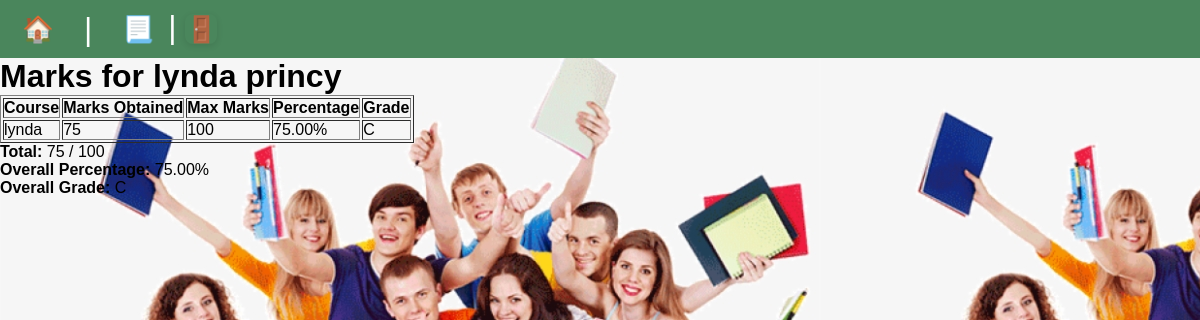
The page /mentor/student/1/marks/ (signed in) on the database its author committed.
### mentor/models.py (models this page shows, shortened)
class Student(models.Model):
    user = models.OneToOneField(settings.AUTH_USER_MODEL,on_delete=models.CASCADE,related_name='student')
    full_name = models.CharField(max_length=200)
    class Meta:
        verbose_name = "Student"
        verbose_name_plural = "Students"

class Mark(models.Model):
    student = models.ForeignKey("mentor.Student",on_delete=models.CASCADE,related_name='marks')
    course = models.ForeignKey("courses.Course", on_delete=models.CASCADE)
    marks_obtained = models.PositiveIntegerField()
    max_marks = models.PositiveIntegerField(default=100)
    class Meta:
        constraints = [
            models.UniqueConstraint(fields=['student', 'course'],name='student_course_marks')
        ]
        verbose_name = "Mark"
        verbose_name_plural = "Marks"
    @property
    def percentage(self):
        if self.max_marks == 0:
            return 0
        return (self.marks_obtained / self.max_marks) * 100
    @property
    def grade(self):
        p = self.percentage
        if p >= 90:
            return 'A'
        elif p >= 80:
            return 'B'
        elif p >= 70:
            return 'C'
        elif p >= 60:
            return 'D'
        else:
            return 'F'

### courses/models.py (models this page shows, shortened)
class Course(models.Model):
    name = models.CharField(max_length=100)
    track = models.ForeignKey(CourseTrack,on_delete=models.CASCADE,related_name="courses")

### mentor/views.py (the view)
# urls.py: path('student/<int:student_id>/marks/', views.student_marks_view, name='student_marks'),
@login_required
def student_marks_view(request, student_id):
    student = get_object_or_404(Student, id=student_id)
    marks = Mark.objects.filter(student=student).select_related("course")
    total_obtained = sum(m.marks_obtained for m in marks)
    total_max = sum(m.max_marks for m in marks)
    overall_percentage = (total_obtained / total_max * 100) if total_max > 0 else 0
    def get_grade(percentage):
        if percentage >= 90:
            return "A"
        elif percentage >= 80:
            return "B"
        elif percentage >= 70:
            return "C"
        elif percentage >= 60:
            return "D"
        else:
            return "F"
    overall_grade = get_grade(overall_percentage)
    context = {
        "student": student,
        "marks": marks,
        "total_obtained": total_obtained,
        "total_max": total_max,
        "overall_percentage": overall_percentage,
        "overall_grade": overall_grade,
    }
    return render(request, "mentor/student_marks.html", context)

### mentor/templates/mentor/student_marks.html (shortened to what this page needs)
{% extends "layout.html" %}
{% block content %}
<h1>Marks for {{ student.full_name }}</h1>
<table border="1">
  <tr>
    <th>Course</th>
    <th>Marks Obtained</th>
    <th>Max Marks</th>
    <th>Percentage</th>
    <th>Grade</th>
  </tr>
  {% for m in marks %}
    <tr>
      <td>{{ m.course.name }}</td>
      <td>{{ m.marks_obtained }}</td>
      <td>{{ m.max_marks }}</td>
      <td>{{ m.percentage|floatformat:2 }}%</td>
      <td>{{ m.grade }}</td>
    </tr>
  {% endfor %}
</table>
<p><strong>Total:</strong> {{ total_obtained }} / {{ total_max }}</p>
<p><strong>Overall Percentage:</strong> {{ overall_percentage|floatformat:2 }}%</p>
<p><strong>Overall Grade:</strong> {{ overall_grade }}</p>
{% endblock %}

### static/css/style.css (style rules this page uses)
* { margin: 0; padding: 0; box-sizing: border-box; }
body { background-color: #bde1b0; font-family: Arial, sans-serif; }

### rows shown on the page
Student: full_name "lynda princy"
Mark: course.name "lynda", marks_obtained "75", max_marks "100", percentage "75.00", grade "C"

### other values the page prints
{{ total_obtained }} "75"
{{ total_max }} "100"
{{ overall_percentage|floatformat:2 }} "75.00"
{{ overall_grade }} "C"
